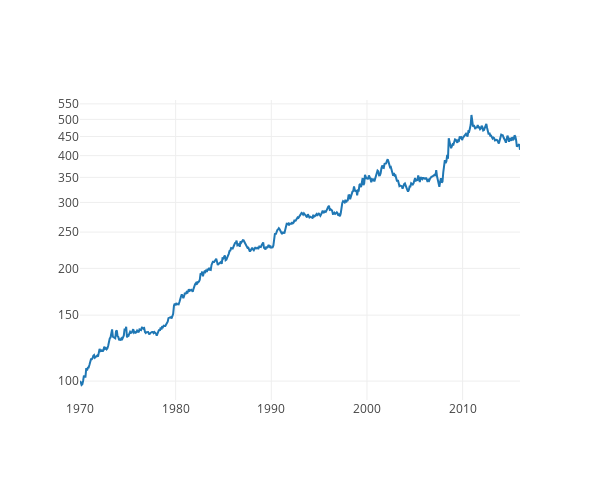

The notebook cell this image was saved under:
### Code cell
perf_LASSO_only = backtestmodel.cumulative_return
mychart([perf_LASSO_only],["LASSO only"])

### Figure 1 — Plotly figure (JSON) as saved in the notebook; plotly's stock layout.template omitted (floating-point values rounded to 4 significant figures; data arrays with more than 128 entries replaced by an {"elided": "..."} marker saying what was removed)
{"data": [{"mode": "line", "name": "LASSO only", "type": "scatter", "x": {"elided": "563 float values"}, "y": {"elided": "563 float values"}}], "layout": {"autosize": false, "height": 480, "width": 600, "yaxis": {"autorange": true, "type": "log"}}}
